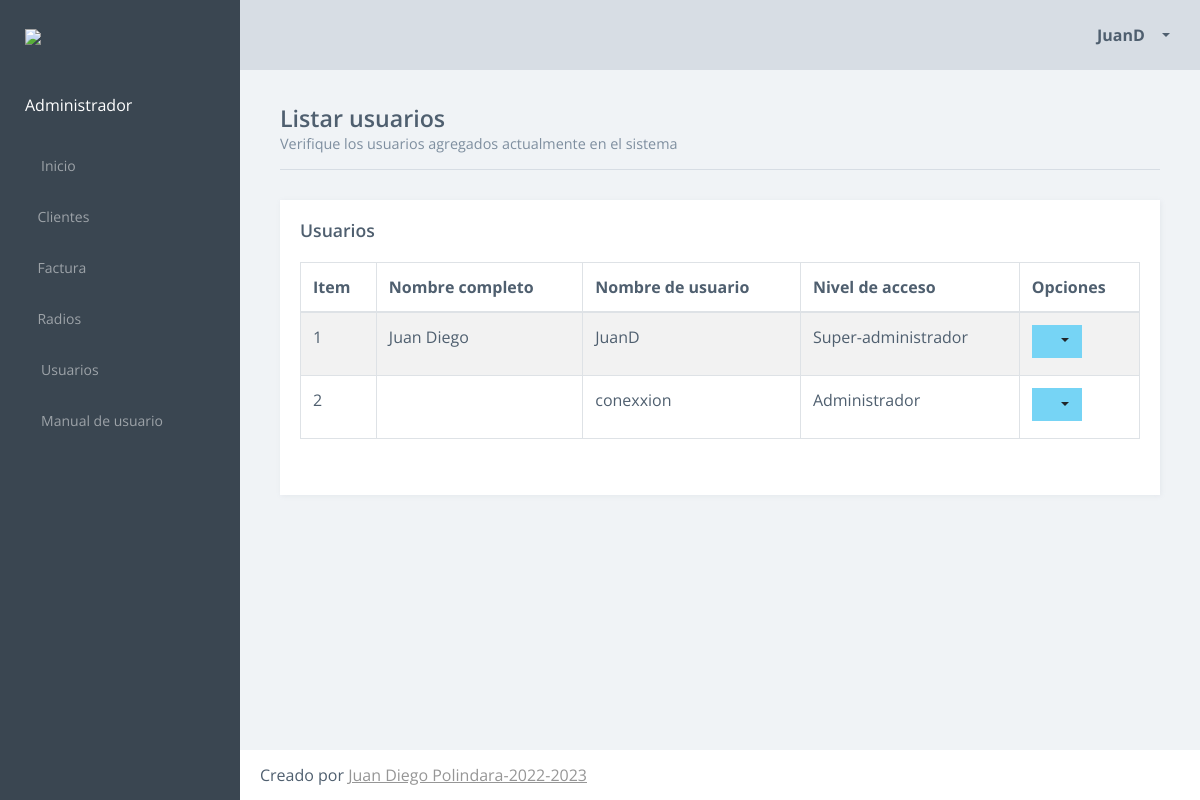
Before: /listarUsuarios (signed in) with the older database file.
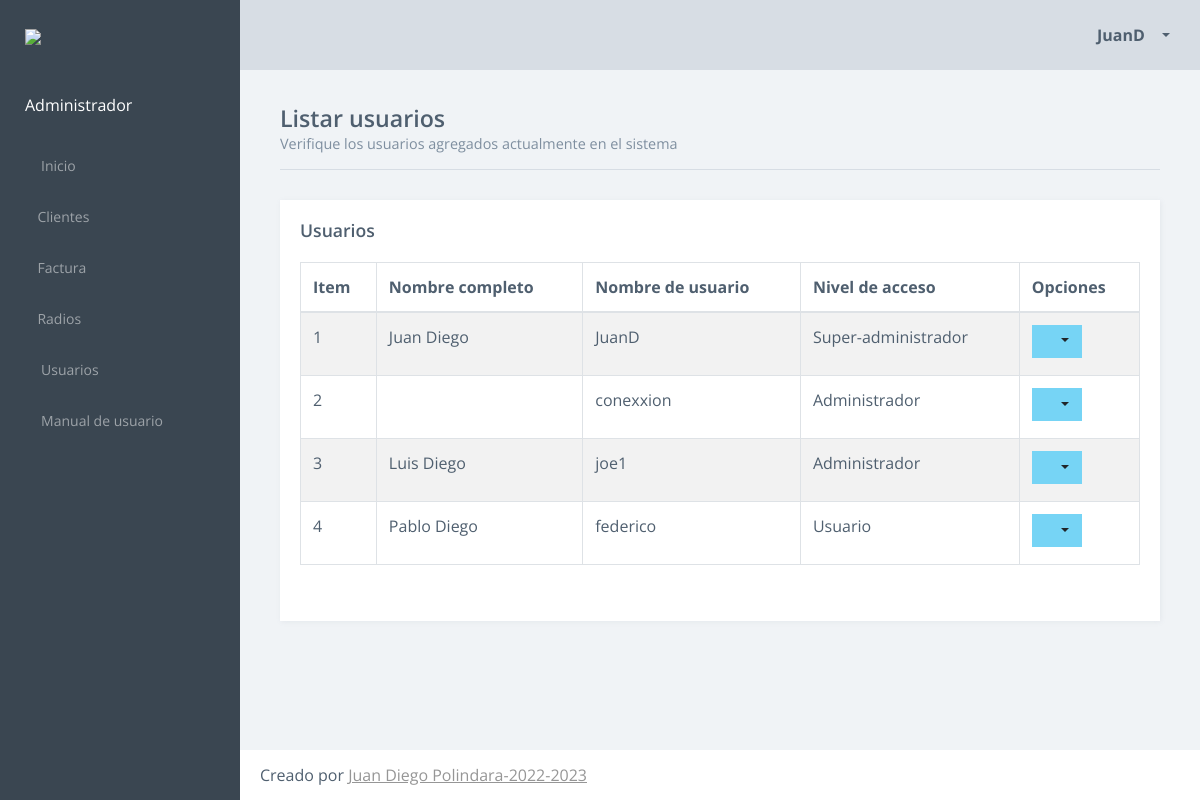
After: the same page with the newer database file.
### core/models.py (models this page shows, shortened)
class Usuario(AbstractUser):
    username = models.CharField(max_length=80, unique=True)
    password = models.CharField(max_length=50)
    email = models.EmailField(max_length=100, unique=True)
    first_name = models.CharField(max_length=40)
    last_name = models.CharField(max_length=60)
    nivel = models.IntegerField(null=True)

### core/views.py (the view, shortened to what this page needs)
# urls.py: path('listarUsuarios', views.ListarUsuarios.as_view(), name='listarUsuarios'),
class ListarUsuarios(LoginRequiredMixin, View):
    login_url = '/login'
    redirect_field_name = None
    def get(self, request):
        usuarios = Usuario.objects.all()
        contexto = {'tabla':usuarios}
        contexto = complementarContexto(contexto,request.user)
        return render(request, 'usuario/listarUsuarios.html', contexto)

### core/funciones.py (called while the page is built)
def complementarContexto(contexto,datos):
    contexto['usuario'] = datos.username
    contexto['id_usuario'] = datos.id
    contexto['nombre'] = datos.first_name
    contexto['apellido'] = datos.last_name
    contexto['correo'] = datos.email
    return contexto

### core/templates/usuario/listarUsuarios.html (shortened to what this page needs)
{% extends "comun/base.html" %}
{% block content %}
{% load static %}
                <article class="content responsive-tables-page">
                    <div class="title-block">
                        <h1 class="title"> Listar usuarios </h1>
                        <p class="title-description"> Verifique los usuarios agregados actualmente en el sistema </p>
                    </div>
                    <section class="section">
                        <div class="row">
                            <div class="col-md-12">
                                <div class="card">
                                    <div class="card-block">
                                        <div class="card-title-block">
                                            <h3 class="title">Usuarios</h3>
                                        </div>
                                        <section class="example">
                                            <div class="table-responsive">
                                                <table id="example2" class="table table-striped table-bordered table-hover">
                                                    <thead>
                                                        <tr>
                                                            <th>Item</th>
                                                            <th>Nombre completo</th>
                                                            <th>Nombre de usuario</th>
                                                            <th>Nivel de acceso</th>
                                                            <th>Opciones</th>
                                                        </tr>
                                                    </thead>
                                                    <tbody>
                                                    	{% for fila in tabla %}
                                                        <tr>
                                                            <td>{{ fila.id}}</td>
                                                            <td>{{ fila.first_name }} {{ fila.last_name }}</td>
                                                            <td>{{ fila.username }}</td>
                                                            <td>
                                                            {% if fila.id == 1 %}
                                                                Super-administrador
                                                            {% elif fila.is_superuser == True %}
                                                                Administrador
                                                            {% else %}
                                                                Usuario
                                                            {% endif %}
                                                            </td>
                                                            <td>
                                                <div class="btn-group">
                                                <button type="button" class="btn btn-info dropdown-toggle" data-toggle="dropdown" aria-haspopup="true" aria-expanded="false"><i class="fa fa-wrench"></i></button>
                                                     </div>
                                                            </td>
                                                        </tr>
                                                        {% endfor %}
                                                    </tbody>
                                                </table>
                                            </div>
                                        </section>
                                    </div>
                                </div>
                            </div>
                        </div>
                    </section>
                </article>
{% endblock %}

### core/templates/comun/base.html (shortened to what this page needs)
<!DOCTYPE html>
<html class="no-js" lang="en">
{% include "comun/estilos.html" %}
<body>
        <div class="main-wrapper">
            <div class="app header-fixed footer-fixed sidebar-fixed" id="app">
			{% include "comun/header.html" %}
			{% include "comun/sidebar.html" %}
			{% block content %}
			{% endblock %}
			{% include "comun/footer.html" %}
            </div>
        </div>
</body>
</html>

### core/templates/comun/estilos.html (shortened to what this page needs)
{% load static %}
    <head>
        <link rel="stylesheet" href='{% static "css/vendor.css" %}'>
        <link rel="stylesheet" id="theme-style" href="{% static 'css/app-orange.css' %}">
        <link rel="stylesheet" href="{% static 'css/Ionicons/css/ionicons.css' %}">
        <link rel="stylesheet" href="{% static 'css/datatables.net-bs/css/dataTables.bootstrap4.css' %}">
        <link rel="stylesheet" href="{% static 'css/alertify-css/alertify.css' %}">
    </head>

### core/templates/comun/header.html (shortened to what this page needs)
                <header class="header">
                    <div class="header-block header-block-nav">
                        <ul class="nav-profile">
                            <li class="profile dropdown">
                                <a class="nav-link dropdown-toggle" data-toggle="dropdown" href="#" role="button" aria-haspopup="true" aria-expanded="false">
                                    <em class="fa fa-user"></em>
                                    <span class="name"> {{ usuario }} </span>
                                </a>
                            </li>
                        </ul>
                    </div>
                </header>

### core/templates/comun/sidebar.html (shortened to what this page needs)
                <aside class="sidebar">
                    <div class="sidebar-container">
                        <div class="sidebar-header">
                            <div class="brand">
                                <div class="logo-nuevo">
                        {% load static %}
                        <img id="logo-endogeno" src="{% static 'assets/logo/logo2.png' %}">
                                </div> Administrador </div>
                        </div>
                        <nav class="menu">
                            <ul class="sidebar-menu metismenu" id="sidebar-menu">
                                <li>
                                    <a href="/">
                                        <i class="fa fa-home"></i> Inicio </a>
                                </li>
                                <li>
                                    <a href="">
                                        <i class="fa fa-handshake-o"></i>Clientes
                                        <i class="fa arrow"></i>
                                    </a>
                                </li>
                                <li>
                                    <a href="">
                                        <i class="fa fa-ticket"></i>Factura
                                        <i class="fa arrow"></i>
                                    </a>
                                </li>
                                <li>
                                    <a href="">
                                        <i class="fa fa-wifi"></i>Radios
                                        <i class="fa arrow"></i>
                                    </a>
                                </li>
                                <li>
                                    <a href="">
                                        <i class="fa fa-users"></i> Usuarios
                                        <i class="fa arrow"></i>
                                    </a>
                                </li>
                                <li>
                                    <a href="">
                                        <i class="fa fa-book"></i> Manual de usuario
                                        <i class="fa arrow"></i>
                                    </a>
                                    {% load static %}
                                </li>
                            </ul>
                        </nav>
                    </div>
                </aside>

### core/templates/comun/footer.html
 <footer class="footer">
                    <div class="footer-block author">
                        <ul>
                            <li> Creado por
                                <a href="#">Juan Diego Polindara-2022-2023</a>
                            </li>
                        </ul>
                    </div>
                </footer>

### core/templates/comun/scripts.html (shortened to what this page needs)
{% load static %}

Changed rows visible on the page:
added Usuario: id "3", first_name "Luis", last_name "Diego", username "joe1", is_superuser "Administrador"
added Usuario: id "4", first_name "Pablo", last_name "Diego", username "federico", is_superuser "Usuario"
